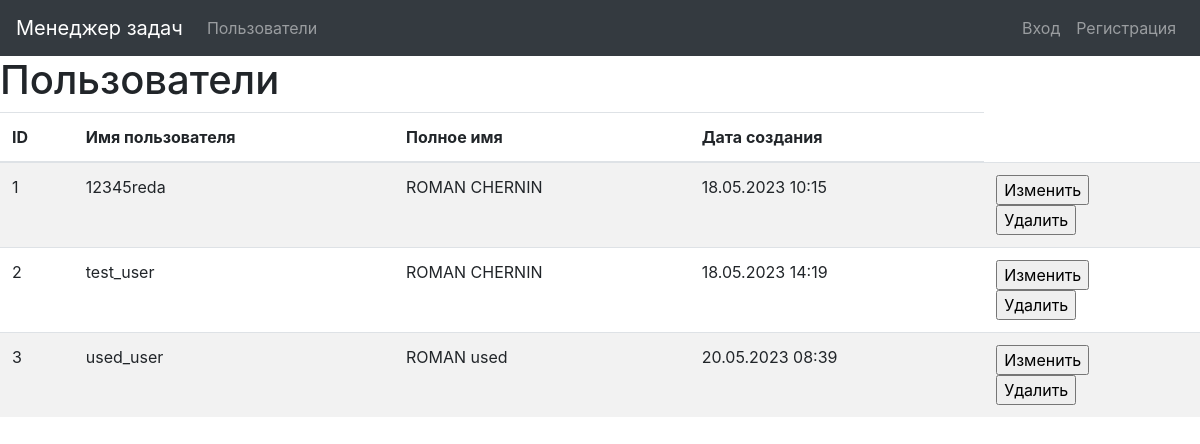
/users/, run on the app's committed database.
### task_manager/users/models.py (models this page shows, shortened)
class User(AbstractUser):
    created_at = models.DateTimeField(default=timezone.now)
    is_active = models.BooleanField(default=True)
    is_admin = models.BooleanField(default=False)
    objects = UserManager()

### task_manager/users/views.py (the view)
# urls.py: path('', views.UsersListView.as_view(), name='users_list'),
class UsersListView(ListView):
    model = User
    template_name = 'user/user_list.html'
    context_object_name = 'users'

### task_manager/templates/user/user_list.html (shortened to what this page needs)
{% extends "base.html" %}
{% block content %}
{% load i18n %}
<h1>{% translate "Users list" %}</h1>
<div class="table-responsive">
  <table class="table table-striped">
    <thead>
      <tr>
        <th>{% translate "ID" %}</th>
        <th>{% translate "Username" %}</th>
        <th>{% translate "Full name" %}</th>
        <th>{% translate "Created at" %}</th>
      </tr>
    </thead>
    <tbody>
    {% for user in users %}
      <tr>
        <td>{{ user.id }}</td>
        <td>{{ user.username }}</td>
        <td>{{ user.first_name }} {{ user.last_name }}</td>
        <td>{{ user.created_at|date:"d.m.Y H:i" }}</td>
        <td>
          <form action="{% url 'user_update' pk=user.id %}" method="get">
          <input type="submit" value="Изменить">
          </form>
          <form action="{% url 'user_delete' pk=user.id %}" method="get">
          <input type="submit" value="Удалить">
          </form>
        </td>
      </tr>
      {% endfor %}
      </tbody>
</table>
  </div>
{% endblock %}

### data on the page
User: id "1", username "12345reda", first_name "ROMAN", last_name "CHERNIN", created_at "18.05.2023 10:15"
User: id "2", username "test_user", first_name "ROMAN", last_name "CHERNIN", created_at "18.05.2023 14:19"
User: id "3", username "used_user", first_name "ROMAN", last_name "used", created_at "20.05.2023 08:39"
